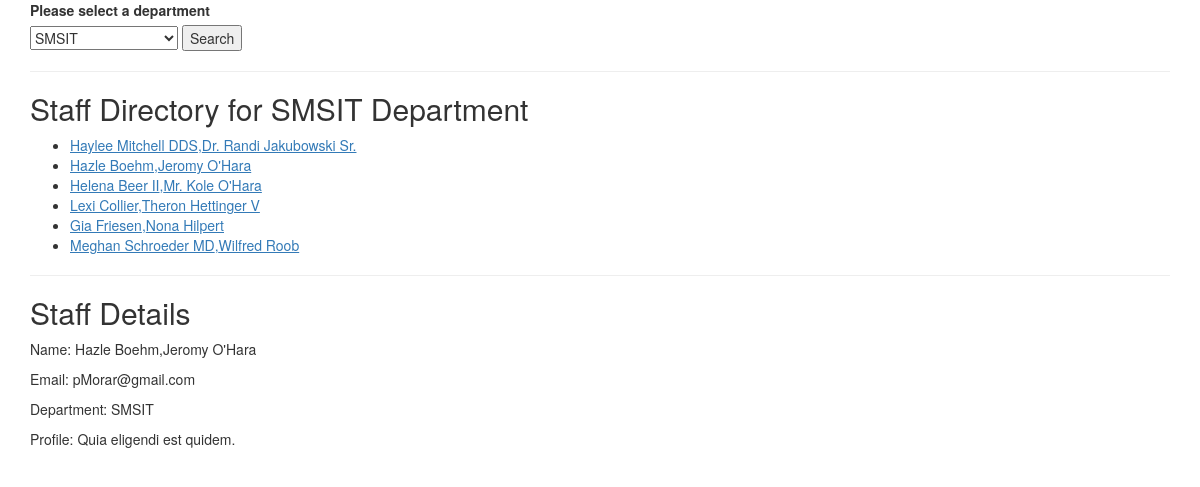
/index.php?department=SMSIT&staffid=25, run on the app's committed database.
### tables this page shows
CREATE TABLE IF NOT EXISTS `staffdirectory` (
  `id` int(11) NOT NULL,
  `fname` varchar(100) NOT NULL,
  `lname` varchar(100) NOT NULL,
  `email` varchar(100) NOT NULL,
  `profile` varchar(200) NOT NULL,
  `department` varchar(100) NOT NULL
);

### Staff.php (called while the page is built)
<?php
class Staff {
    private $db;
    public function __construct($db) {
        $this->db = $db;
    }
    public function getDepartments() {
        $sql = "SELECT DISTINCT(department) FROM staffdirectory";
        $pdostmt = $this->db->prepare($sql);
        $pdostmt->execute();
        $departments = $pdostmt->fetchAll(PDO::FETCH_ASSOC);
        return $departments;
    }
    public function getStaffsByDepartment($department) {
        $sql = "SELECT * FROM staffdirectory WHERE department = :department";
        $pdostmt = $this->db->prepare($sql);
        $pdostmt->bindValue(':department', $department, PDO::PARAM_STR);
        $pdostmt->execute();
        $staffs = $pdostmt->fetchAll(PDO::FETCH_ASSOC);
        return $staffs;
    }
    public function getStaff($id) {
         $sql = "SELECT * FROM staffdirectory WHERE id = :id";
        $pdostmt = $this->db->prepare($sql);
        $pdostmt->bindValue(':id', $id, PDO::PARAM_STR);
        $pdostmt->execute();
        $staff = $pdostmt->fetch(PDO::FETCH_ASSOC);
        return $staff;
    }
}

### index.php (the view, shortened to what this page needs)
<?php
require "Database.php";
require "Staff.php";
$db = Database::dbConnect();
$staff = new Staff($db);
$departments = $staff->getDepartments();
$department = "";
if (isset($_GET["department"])) {
    $department = $_GET["department"];
    $staffs = $staff->getStaffsByDepartment($department);
}
?>
<!DOCTYPE html>
<html lang="en">
    <head>
        <link rel="stylesheet" href="https://maxcdn.bootstrapcdn.com/bootstrap/3.3.7/css/bootstrap.min.css">
        <link rel="stylesheet" href="style.css">
    </head>
    <body>
        <div class="container">
            <form action="index.php" method="GET">
                <div class="form-group">
                    <label for="department">Please select a department</label>
                    <select name="department">
                        <?php foreach($departments as $d) {?>
                        <option value="<?=$d["department"]?>" <?=($d["department"] == $department) ? "selected" : ""?> ><?=$d["department"]?></option>
                        <?php } ?>
                    </select>
                    <input type="submit" value="Search" />
                </div>
            </form>
            <?php if (count($staffs) > 0) { ?>
            <div id="staffs">
                <hr />
                <h2>Staff Directory for <?=$department?> Department</h2>
                <ul>
                    <?php foreach($staffs as $s) {
                        $staffLink = 'index.php?department=' . $department . '&staffid=' . $s['id'];
                    ?>
                    <li><a href="<?=$staffLink?>"><?=($s["fname"] . ',' . $s["lname"])?></a></li>
                    <?php } ?>
                </ul>
            </div>
            <?php } ?>
            <?php if (isset($_GET['staffid'])) {
                $id = $_GET['staffid'];
                $staffDetail = $staff->getStaff($id);
            ?>
            <div id="staff">
                <hr />
                <h2>Staff Details</h2>
                <p>Name: <?=($staffDetail["fname"] . ',' . $staffDetail["lname"])?></p>
                <p>Email: <?=$staffDetail["email"]?></p>
                <p>Department: <?=$staffDetail["department"]?></p>
                <p>Profile: <?=$staffDetail["profile"]?></p>
            </div>
            <?php } ?>
        </div>
    </body>
</html>

### style.css (style rules this page uses)
label { display: block; }
a { text-decoration: underline; }

### data on the page
staffdirectory: fname "Haylee Mitchell DDS", lname "Dr. Randi Jakubowski Sr."
staffdirectory: fname "Hazle Boehm", lname "Jeromy O'Hara", email "pMorar@gmail.com", department "SMSIT", profile "Quia eligendi est quidem."
staffdirectory: fname "Helena Beer II", lname "Mr. Kole O'Hara"
staffdirectory: fname "Lexi Collier", lname "Theron Hettinger V"
staffdirectory: fname "Gia Friesen", lname "Nona Hilpert"
staffdirectory: fname "Meghan Schroeder MD", lname "Wilfred Roob"

### other printed values
$department "SMSIT"
form field department "SMSIT"
